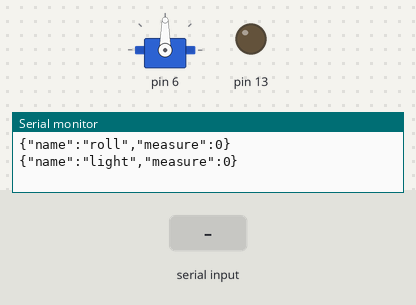
Bench run of a sketch on a simulated Arduino Uno, built with avr-gcc and run on an emulated ATmega328P. Parts: servo, output pins drawn as LEDs (lit = HIGH), the last lines printed to the serial monitor. The test bench sets the inputs (shaded band).

Above: at 1.2 s.
1.3 s: "manual_light\n" received over Serial
At 2.2 s:
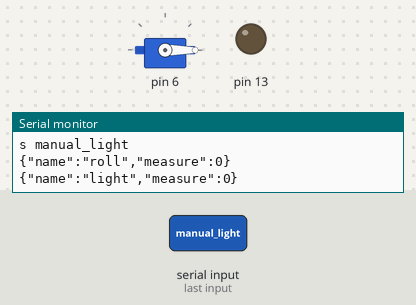
2.8 s: "manual_light\n" received over the second serial link
4.3 s: "pir_sensor\n" received over Serial
5.8 s: "pir_sensor\n" received over the second serial link
7.3 s: "photo_resistor\n" received over Serial
8.8 s: "photo_resistor\n" received over the second serial link
Timing chart, 0 to 11.3 s (numbered marks = the images above; inputs shaded):
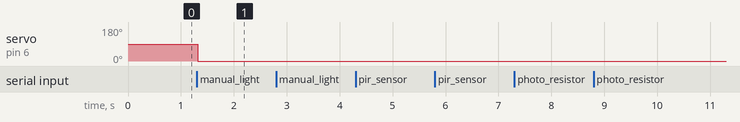

The sketch:

room-controller.ino
```cpp
#include "src/Light.h"
#include "src/Roll.h"
#include "src/MsgService.h"
#include "Arduino.h"

Light *light;
Roll *roll;
MsgService *msgService;

unsigned long lastNotifyTime = 0;
const unsigned long notifyInterval = 1000;

void setup() {
  msgService = new MsgService(2, 3);
  light = new Light(13);
  roll = new Roll(6);
  msgService->attach(light);
  msgService->attach(roll);
  light->attach(msgService);
  roll->attach(msgService);
}

void loop() {
  msgService->notify();
  unsigned long currentTime = millis();
  if (currentTime - lastNotifyTime >= notifyInterval) {
    light->notify();
    roll->notify();
    msgService->print();
    lastNotifyTime = currentTime;
  }
}
```

JSONSensor.h
```cpp
#ifndef __JSONSENSOR_H__
#define __JSONSENSOR_H__

#include "ArduinoJson.h"
#include "Arduino.h"
#include "observer/Observer.h"
#include "observer/Subject.h"
#include "observer/Event.h"
#include "Msg.h"

class JSONSensor : public Observer<Msg>, public Subject<Msg> {
private:
  String name;
  StaticJsonDocument<32> doc;

protected:
  String getJson(int measure) {
    doc.clear();
    doc["name"] = name;
    doc["measure"] = measure;
    String json;
    serializeJson(doc, json);
    return json;
  }

public:
  JSONSensor(const char* name)
    : name(name) {}
  virtual void notify() = 0;
  virtual void update(Event<Msg> *e) = 0;
};

#endif
```

Light.cpp
```cpp
#include "Light.h"

Light::Light(int pin)
  : JSONSensor("light") {
  this->pin = pin;
  pinMode(this->pin, OUTPUT);
  this->lightState = 0;
  this->pir_state = 0;
  this->photoresistor_state = 0;
  this->manual_state = 0;
}

void Light::update(Event<Msg> *e) {
  this->handleMessage(e->getEventArgs());
  this->updateLightState();
  this->notify();
}

void Light::handleMessage(Msg *msg) {
  String sensorName = msg->getSensorName();
  long timestamp = msg->getTimestamp();
  int measure = msg->getMeasure();
  if (sensorName.equals("manual_light")) {
    this->manual_state = measure;
  } else if (sensorName.equals("pir_sensor")) {
    this->pir_state = measure;
  } else if (sensorName.equals("photo_resistor")) {
    this->photoresistor_state = measure;
  } else if (sensorName.equals("light")) {
    this->lightState = measure;
  }
}

void Light::updateLightState() {
  if (!this->manual_state) {
    this->lightState = (pir_state && photoresistor_state) ? 1 : 0;
  }
  digitalWrite(this->pin, this->lightState ? HIGH : LOW);
}

void Light::notify() {
  String msg = this->getJson(this->lightState);
  Event<Msg> *e = new Event<Msg>(EventSourceType::LIGHT, new Msg(msg));
  for (int i = 0; i < this->getNObservers(); i++) {
    this->getObservers()[i]->update(e);
  }
  delete e;
}
```

Light.h
```cpp
#ifndef __LIGHT__
#define __LIGHT__

#include "Arduino.h"
#include "JSONSensor.h"

class Light : public JSONSensor
{
private:
  int lightState;
  int pin;
  int pir_state;
  int photoresistor_state;
  int manual_state;
  void handleMessage(Msg* msg);
  void updateLightState();

public:
  Light(int pin);
  void notify();
  void update(Event<Msg> *e);
};

#endif
```

Msg.h
```cpp
#ifndef __MSG__
#define __MSG__

#include "Arduino.h"
#include "ArduinoJson.h"

class Msg {
private:
  String content;
  StaticJsonDocument<128> doc;

public:
  Msg(String content) {
    this->content = content;
    deserializeJson(doc, content);
  }

  String getContent() {
    return content;
  }

  String getSensorName() {
    return this->doc["name"].as<String>();
  }

  long getTimestamp() {
    return this->doc["timestamp"].as<long>();
  }

  int getMeasure() {
    return this->doc["measure"].as<int>();
  }
};

#endif
```

MsgService.cpp
```cpp
#include "Arduino.h"
#include "MsgService.h"

MsgService::MsgService(int rx, int tx) {
  Serial.begin(9600);
  while (!Serial) {};
  this->bt = new SoftwareSerial(rx, tx);
  bt->begin(9600);
  this->roll_state = "";
  this->light_State = "";
}

void MsgService::notify() {
  if (Serial.available()) {
    String msg = Serial.readStringUntil('\n');
    Serial.print("s ");
    Serial.println(msg);
    Event<Msg> *e = new Event<Msg>(EventSourceType::MSG_SERVICE, new Msg(msg));
    for (int i = 0; i < this->getNObservers(); i++) {
      this->getObservers()[i]->update(e);
    }
    delete e;
  }
  if (this->bt->available()) {
    String msg = this->bt->readStringUntil('\n');
    Serial.print("bt ");
    Serial.println(msg);
    Event<Msg> *e = new Event<Msg>(EventSourceType::BLUETOOTH, new Msg(msg));
    for (int i = 0; i < this->getNObservers(); i++) {
      this->getObservers()[i]->update(e);
    }
    delete e;
  }
}

void MsgService::update(Event<Msg> *e) {
  EventSourceType src = e->getSrcType();
  if (src == EventSourceType::SERVO) {
    this->roll_state = e->getEventArgs()->getContent();
  } else if (src == EventSourceType::LIGHT) {
    this->light_State = e->getEventArgs()->getContent();
  }
}

void MsgService::print() {
  Serial.println(this->roll_state);
  Serial.println(this->light_State);
  this->bt->println(this->roll_state);
  this->bt->println(this->light_State);
}
```

MsgService.h
```cpp
#ifndef __MSGSERVICE__
#define __MSGSERVICE__

#include "Arduino.h"
#include "SoftwareSerial.h"
#include "observer/Subject.h"
#include "observer/Event.h"
#include "observer/EventSourceType.h"
#include "Msg.h"

class MsgService : public Subject<Msg>, public Observer<Msg> {

private:
  SoftwareSerial *bt;
  String roll_state;
  String light_State;
public:
  MsgService(int rx, int tx);
  void notify();
  void print();
  void update(Event<Msg> *e);
};

#endif
```

Roll.cpp
```cpp
#include "Roll.h"

Roll::Roll(int pin)
  : JSONSensor("roll") {
  this->servo = new Servo();
  this->servo->attach(pin);
  this->rollState = 0;
  this->pir_state = 0;
  this->isDay = 0;
  this->manual_state = 0;
}

void Roll::update(Event<Msg> *e) {
  this->handleMessage(e->getEventArgs());
  this->updateRollState();
  this->notify();
}

void Roll::handleMessage(Msg *msg) {
  String sensorName = msg->getSensorName();
  long timestamp = msg->getTimestamp();
  int measure = msg->getMeasure();

  if (sensorName.equals("pir_sensor")) {
    setTime(timestamp);
    this->pir_state = measure;
    this->isDay = (hour() >= 8 && hour() < 19) ? 1 : 0;
  } else if (sensorName.equals("manual_roll")) {
    this->manual_state = measure;
  } else if (sensorName.equals("roll")) {
    this->rollState = measure;
  }
}

void Roll::updateRollState() {
  if (!this->manual_state) {
    if (this->pir_state && this->isDay) {
      this->rollState = 100;
    } else if (!this->pir_state && !this->isDay) {
      this->rollState = 0;
    }
  }
  this->servo->write(map(this->rollState, 0, 100, 0, 180));
}

void Roll::notify() {
  String msg = this->getJson(this->rollState);
  Event<Msg> *e = new Event<Msg>(EventSourceType::SERVO, new Msg(msg));
  for (int i = 0; i < this->getNObservers(); i++) {
    this->getObservers()[i]->update(e);
  }
  delete e;
}
```

Roll.h
```cpp
#ifndef __ROLL__
#define __ROLL__

#include <Servo.h>
#include "Arduino.h"
#include "JSONSensor.h"
#include "TimeLib.h"

class Roll : public JSONSensor
{
private:

  Servo *servo;
  int rollState;
  int isDay;
  int pir_state;
  int manual_state;
  void handleMessage(Msg* msg);
  void updateRollState();

public:
  Roll(int pin);
  void notify();
  void update(Event<Msg> *e);
};

#endif
```

Event.h
```cpp
#ifndef __EVENT__
#define __EVENT__

#include "EventSourceType.h"
#include "Arduino.h"
template <typename T>

class Event
{

private:
    EventSourceType srcType;
    T *eventArgs;

public:
    Event(EventSourceType srctype, T *eventArgs)
    {
        this->srcType = srctype;
        this->eventArgs = eventArgs;
    }

    EventSourceType getSrcType()
    {
        return srcType;
    }

    T *getEventArgs()
    {
        return eventArgs;
    }

    ~Event()
    {
        delete this->eventArgs;
    }
};

#endif
```

EventSourceType.h
```cpp
#ifndef __EVENTSOURCETYPE__
#define __EVENTSOURCETYPE__

enum EventSourceType
{
    SERVO,
    LIGHT,
    SLIDER,
    CHECKBOX,
    BLUETOOTH,
    MSG_SERVICE

};

#endif
```

Observer.h
```cpp
#ifndef __OBSERVER__
#define __OBSERVER__

#include "Event.h"

template <typename T>

class Observer
{
public:
    virtual void update(Event<T> *e) = 0;
};

#endif
```

Subject.h
```cpp
#ifndef __SUBJECT__
#define __SUBJECT__

#include "Observer.h"

template <typename T>

#define MAX_OBSERVERS 10

class Subject
{
private:
    Observer<T> *observers[MAX_OBSERVERS];
    int nObservers = 0;

public:
    virtual void attach(Observer<T> *o)
    {
        if (this->nObservers < MAX_OBSERVERS - 1)
        {
            this->observers[this->nObservers] = o;
            this->nObservers++;
        }
    }
    virtual void detach(Observer<T> *o)
    {
        for (int i = 0; i < this->nObservers; i++)
        {
            if (this->observers[i] == o)
            {
                this->observers[i] = this->observers[this->nObservers - 1];
                this->nObservers--;
                break;
            }
        }
    }
    virtual void notify() = 0;

    Observer<T> **getObservers()
    {
        return this->observers;
    }

    int getNObservers()
    {
        return this->nObservers;
    }
};

#endif
```

Measured:
- after the input at 1.3 s, servo on pin 6: 90° → 0° at once
